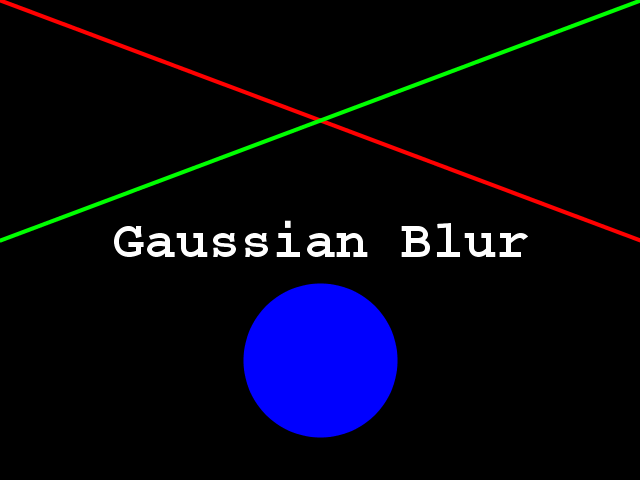
#> input picture data/gaussian-original.png, 640 x 480 px
$ jupyter execute 6_blurring.ipynb   (shell and % lines are left out)
#> lines starting #> are read from the running program, lines starting #| are printed output that depends on the picture
[cell 1]
import imageio.v3 as iio
import ipympl
import matplotlib.pyplot as plt
import skimage as ski

[cell 2]
image = iio.imread(uri="data/gaussian-original.png")
#> image is the input picture: shape (480, 640, 3); mean R, G, B 5.9, 5.9, 19.1

fig, ax = plt.subplots()
ax.imshow(image)

[cell 3]
sigma = 3.0

blurred = ski.filters.gaussian(image, sigma=(sigma, sigma), truncate=3.5, channel_axis=-1)
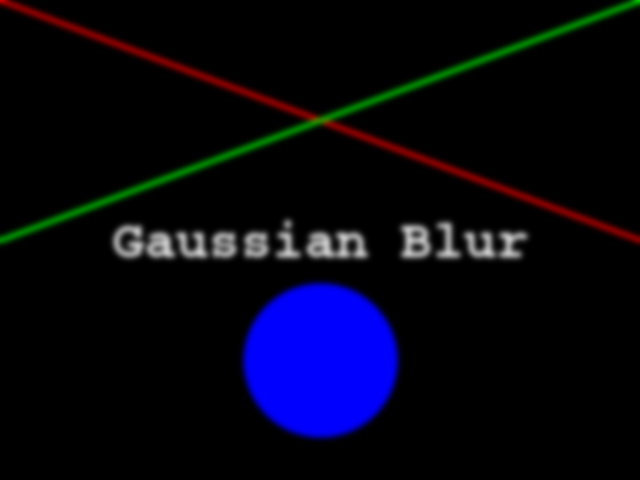
#> blurred: shape (480, 640, 3) float64; mean R, G, B 0.0232, 0.0233, 0.0749
print(image.ndim)
#| 3

fig, ax = plt.subplots()
ax.imshow(blurred)

## Visualising Blurring

[cell 4]
image = iio.imread(uri="data/colonies-01.tif")
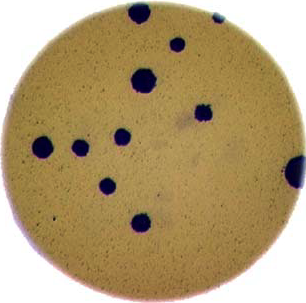
#> input picture data/colonies-01.tif, 306 x 303 px
#> image is the input picture: shape (303, 306, 3); mean R, G, B 177.7, 155.8, 113.9
image_gray = ski.color.rgb2gray(image)
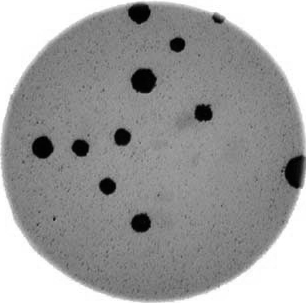
#> image_gray: shape (303, 306) float64; min 0.00223, max 1, mean 0.617

xmin, xmax = 0, image_gray.shape[1]
#> xmin = 0; xmax = 306
Y = ymin = ymax = 150

fig, ax = plt.subplots()
ax.imshow(image_gray, cmap="gray")
ax.plot([xmin, xmax], [ymin, ymax], color="red")
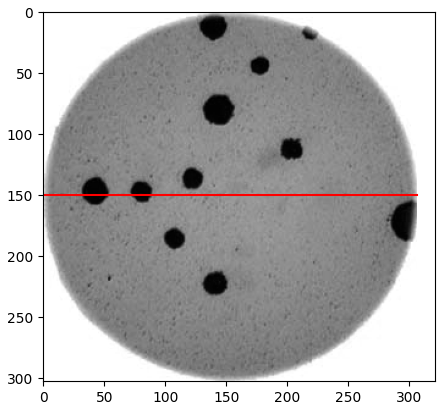
#> figure drawn by matplotlib, 1 panel

[cell 5]
image_gray_pixels_slice = image_gray[Y, :]
#> image_gray_pixels_slice = 306 values, max 0.9 at index 0, min 0.0082 at index 36, mean 0.49
image_gray_pixels_slice = ski.util.img_as_ubyte(image_gray_pixels_slice)
#> image_gray_pixels_slice = 306 values, max 229 at index 0, min 2 at index 36, mean 124.9

fig, ax = plt.subplots()
ax.plot(image_gray_pixels_slice, color="red")
ax.set_ylim(255, 0)
ax.set_ylabel('L')
ax.set_xlabel('X')
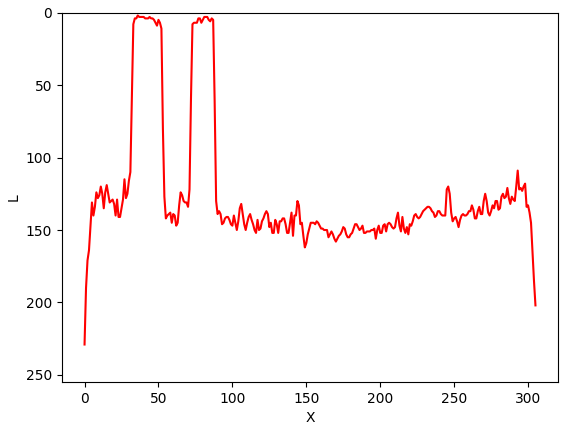
#> figure drawn by matplotlib, 1 panel; curve peaks at x = 0, y = 229

[cell 6]
image_blur = ski.filters.gaussian(image_gray, sigma=(3, 3))
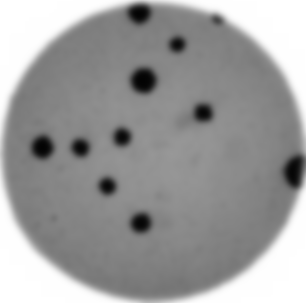
#> image_blur: shape (303, 306) float64; min 0.0138, max 1, mean 0.618

image_blur_pixels_slice = image_blur[Y, :]
#> image_blur_pixels_slice = 306 values, max 0.791 at index 0, min 0.0191 at index 42, mean 0.491
image_blur_pixels_slice = ski.util.img_as_ubyte(image_blur_pixels_slice)
#> image_blur_pixels_slice = 306 values, max 202 at index 0, min 5 at index 41, mean 125.2

fig, ax = plt.subplots()
ax.plot(image_blur_pixels_slice, color="red")
ax.set_ylim(255, 0)
ax.set_ylabel('L')
ax.set_xlabel('X')
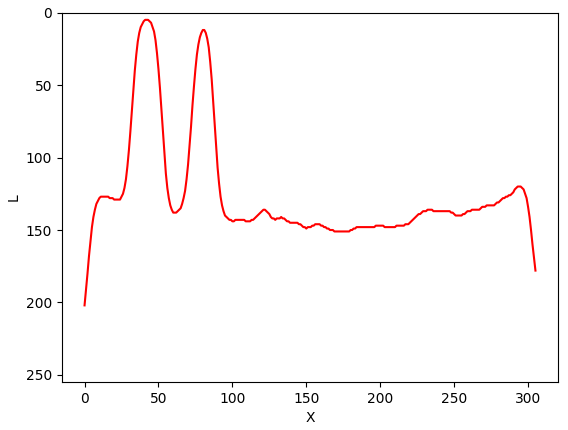
#> figure drawn by matplotlib, 1 panel; curve peaks at x = 0, y = 202
